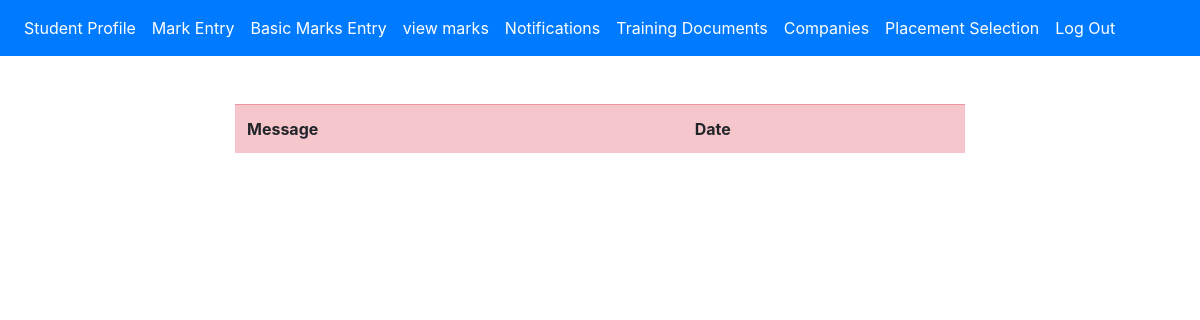
Before: /view_messages.php with the older database file.
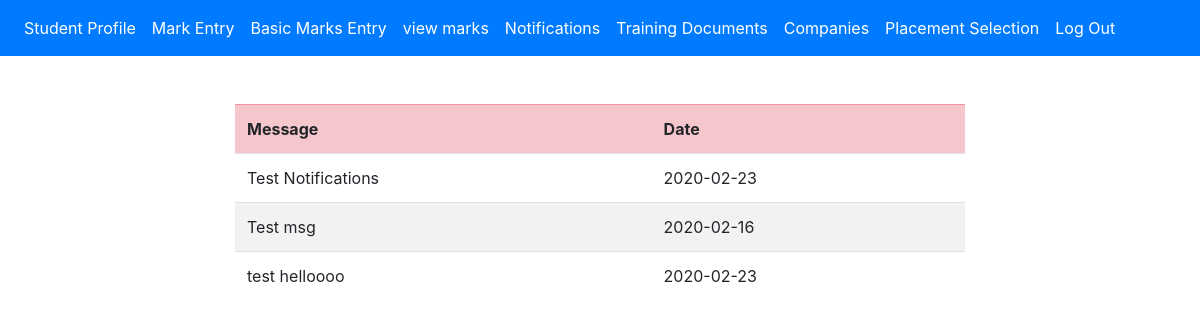
After: the same page with the newer database file.
### tables this page shows
CREATE TABLE `notification` (
  `id` int(11) NOT NULL,
  `message` varchar(500) NOT NULL,
  `date` date NOT NULL
);

### view_messages.php (the view, shortened to what this page needs)
<?php
include './stud_navbar.php';
?>
<br>
<br>
<div class="container">
<div class="row">
<div class="col col-12 col-sm-2">
</div>
<div class="col col-12 col-sm-8">
<form action="" method="post">
<table class="table table-striped">
<tr class="table-danger">
    <th>Message</th>
    <th>Date</th>
</tr>
<?php
$server_name="localhost";
$db_username="root";
$db_password="";
$db_name="training";
$connection=new mysqli($server_name,$db_username,$db_password,$db_name);
$sql="SELECT `id`, `message`, `date` FROM `notification` ";
    $res=$connection->query($sql);
if($res->num_rows>0){
    while($row=$res->fetch_assoc()){
        $message=$row["message"];
        $date=$row["date"];
        echo "<tr>
        <td> $message </td>
        <td>  $date </td>
    </tr>";
    }
}
else{
    echo "<script> alert('No new Company details available')   </script>";
}
?>
</table>
</form>
</div>
<div class="col col-12 col-sm-2">
</div>
</div>
</div>
</body>
</html>

Changed rows visible on the page:
added notification: message "Test Notifications", date "2020-02-23"
added notification: message "Test msg", date "2020-02-16"
added notification: message "test helloooo", date "2020-02-23"
